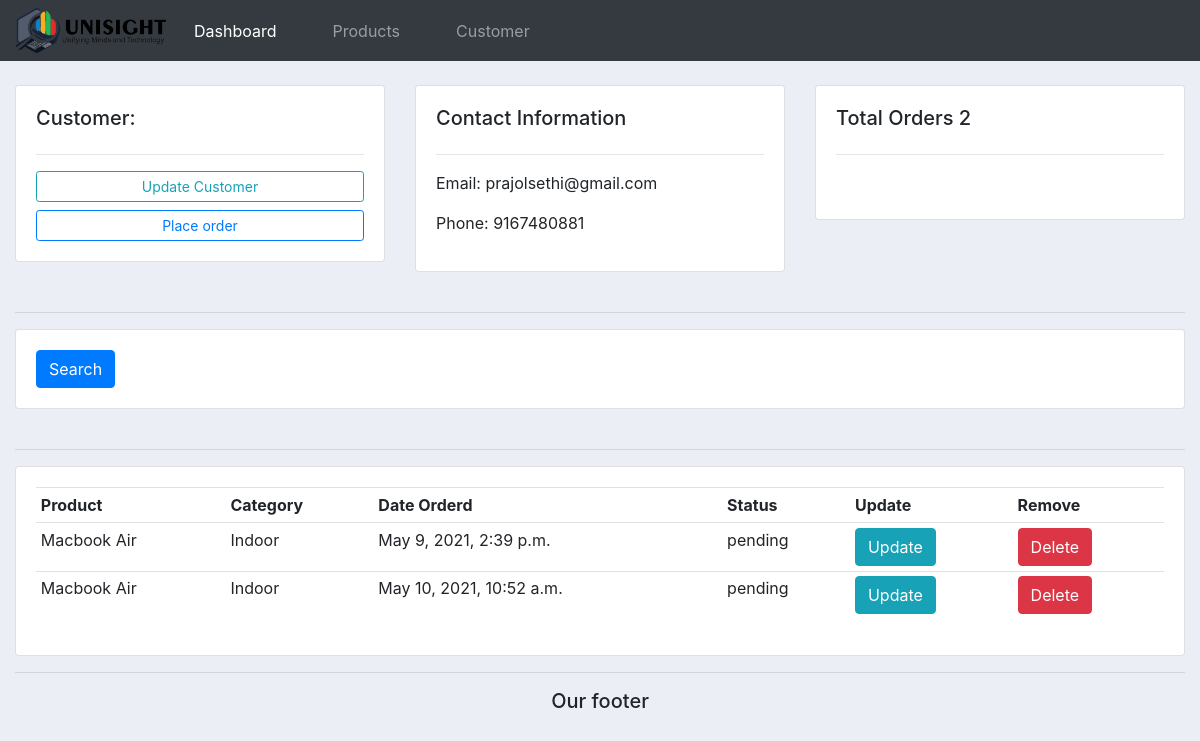
Before: /customer/1/ with the older database file.
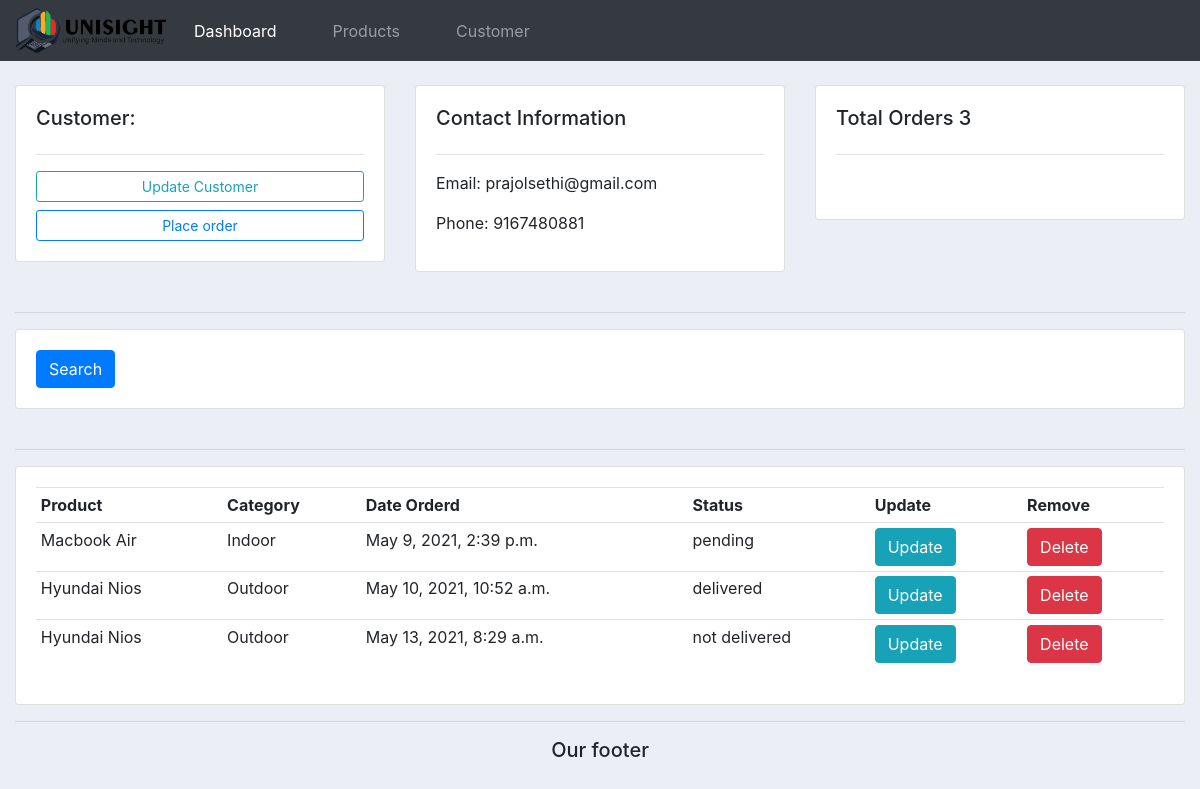
After: the same page with the newer database file.
### accounts/models.py (models this page shows, shortened)
class Order(models.Model):
    STATUS=(
            ('pending','pending'),
            ('out for delivery','out for delivery'),
            ('delivered','delivered'),
            ('not delivered','not delivered'),
    )
    customer = models.ForeignKey(Customer,null=True,on_delete=models.SET_NULL)
    product = models.ForeignKey(Product,null=True,on_delete=models.SET_NULL)
    date_created = models.DateTimeField(auto_now_add=True,null=True)
    status= models.CharField(max_length=200,null=True,choices=STATUS)

class Product(models.Model):
    CATEGORY=(
        ('Indoor','Indoor'),
        ('Outdoor','Outdoor')
    )
    name = models.CharField(max_length=200 ,null=True)
    price = models.FloatField(null=True)
    category =  models.CharField(max_length=200 ,null=True, choices=CATEGORY)
    description = models.CharField(max_length=200 ,null=True, blank=True)
    date_created = models.DateTimeField(auto_now_add=True,null=True)
    tags = models.ManyToManyField(Tag)
    def __str__(self):
        return self.name

### accounts/views.py (the view)
# urls.py: path('customer/<str:pk>/',views.customer, name="customer"),
def customer(request, pk):
    customers= Customer.objects.get(id=pk)
    orders = customers.order_set.all()
    total_orders = orders.count()
    context = {'customers':customers,'orders':orders,
    'total_orders':total_orders}
    return render(request,'accounts/customer.html',context)

### accounts/templates/accounts/customer.html
{%  extends 'accounts/main.html' %}
{% block content %}
	<br>
<div class="row">
	<div class="col-md">
		<div class="card card-body">
			<h5>Customer:</h5>
			<hr>
			<a class="btn btn-outline-info  btn-sm btn-block" href="#">Update Customer</a>
			<a class="btn btn-outline-primary  btn-sm btn-block" href="{% url 'create_order' customers.id %}">Place order</a>
		</div>
	</div>
	<div class="col-md">
		<div class="card card-body">
			<h5>Contact Information</h5>
			<hr>
			<p>Email: {{customers.email}}	</p>
			<p>Phone: {{customers.phone}}	</p>
		</div>
	</div>
	<div class="col-md">
		<div class="card card-body">
			<h5>Total Orders {{total_orders}}</h5>
			<hr>
			<h1 style="text-align: center;padding: 10px"></h1>
		</div>
	</div>
</div>
<br>
<hr>
<div class="row">
	<div class="col">
		<div class="card card-body">
			<form method="get">
		    <button class="btn btn-primary" type="submit">Search</button>
		  </form>
		</div>
	</div>
</div>
<br>
<hr>
<div class="row">
	<div class="col-md">
		<div class="card card-body">
			<table class="table table-sm">
				<tr>
					<th>Product</th>
					<th>Category</th>
					<th>Date Orderd</th>
					<th>Status</th>
					<th>Update</th>
					<th>Remove</th>
				</tr>
						{% for o in orders %}
						<tr>
						<td>{{o.product}}</td>
						<td>{{o.product.category}}</td>
						<td>{{o.date_created}}</td>
						<td>{{o.status}}</td>
						<td> <a href="#" ><button class="btn btn-info" type="submit">Update</button></a></td>
						<td> <a href="#" ><button class="btn btn-danger" type="submit">Delete</button></a></td>
					  </tr>
						{% endfor %}
			</table>
		</div>
	</div>
</div>
{% endblock %}

Changed rows visible on the page:
changed Order: product "Macbook Air" → "Hyundai Nios"; product.category "Indoor" → "Outdoor"; status "pending" → "delivered"
added Order: product "Hyundai Nios", product.category "Outdoor", date_created "May 13, 2021, 8:29 a.m.", status "not delivered"
Other visible differences:
{{ total_orders }}: "2" → "3"
